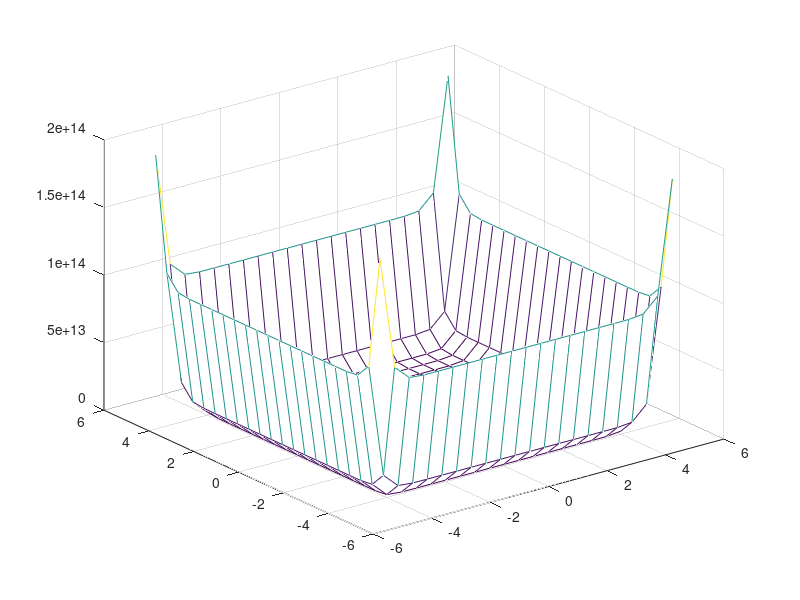

Write the MATLAB code that produced this figure.
% A partir dessas matrizes, que representam uma grade retangular de pontos 
% no plano xy, qualquer função de duas variáveis  pode ser calculada em 
% uma matriz  Z e desenhada pelo comando mesh. Exemplo para o gráfico de 
% um parabolóide elíptico (Figura 8):

function func_mesh()

x = -5:0.5:5;%Definicaodamalhadepontosnoeixo'x' 
y = x;%Repeticaodamalhadoeixoxparaoeixo'y'
[X,Y] = meshgrid(x,y);%Criacaodamatrizdamalha'xy' 
Z = X.^ 20 + Y.^ 20;%Calculodafuncaoz=f(x,y) 
mesh(X,Y,Z)%Tracadodograficodafuncao'z'

end